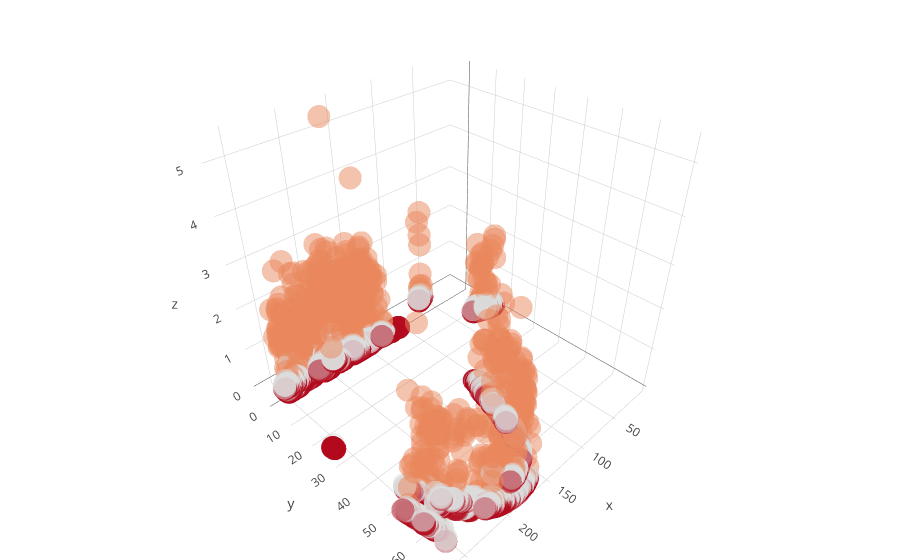

Notebook cell for this chart:
### Markdown cell above
Redshift gives us the distance between us and the object. We can incorporate it to get a more representative view

### Code cell
lbl = LabelEncoder()
cls_enc = lbl.fit_transform(sloan['class'])

g = go.Scatter3d(
    x=sloan['ra'], y=sloan['dec'], z=sloan['redshift'],
    mode='markers',
    marker=dict(
        color=cls_enc,
        opacity=0.5,
    )
)

g_data = [g]

layout = go.Layout(margin=dict(
    l=0, r=0, b=0, t=0
))

figure = go.Figure(data=g_data, layout=layout)

iplot(figure, filename='3d-repr-redshift')

### Figure 1 — Plotly figure (JSON) as saved in the notebook; plotly's stock layout.template omitted (floating-point values rounded to 4 significant figures; data arrays with more than 128 entries replaced by an {"elided": "..."} marker saying what was removed)
{"data": [{"marker": {"color": {"elided": "10000 int values"}, "opacity": 0.5}, "mode": "markers", "type": "scatter3d", "uid": "401369dc-cd81-11e8-b49f-64006afdd28e", "x": {"elided": "10000 float values"}, "y": {"elided": "10000 float values"}, "z": {"elided": "10000 float values"}}], "layout": {"margin": {"b": 0, "l": 0, "r": 0, "t": 0}}}
